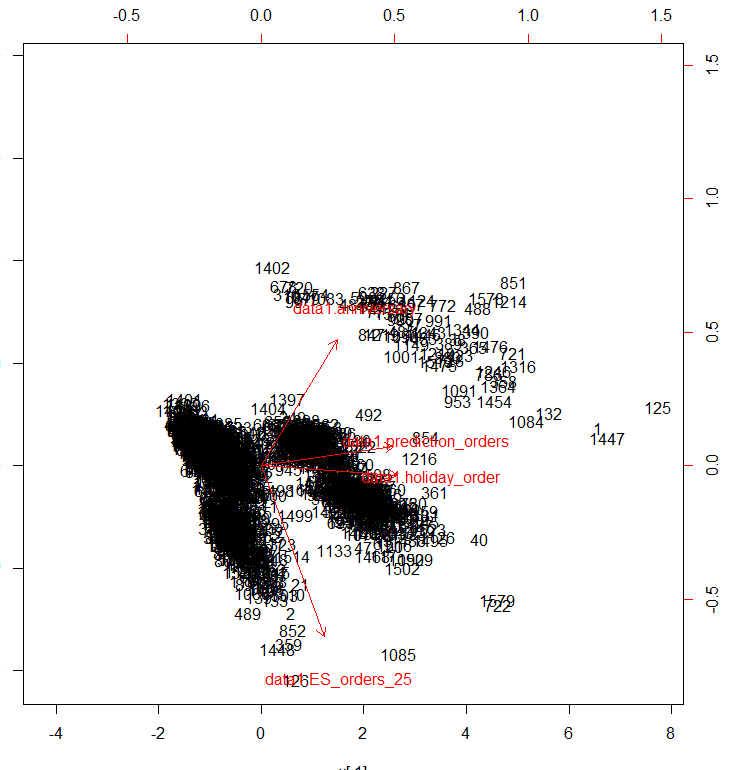

Recreate this plot in R.
data1 <- read.csv("d:\\shops_training27.csv", header=TRUE)
data2 <- read.csv("d:\\shops_test27.csv", header=TRUE)


#################### 휴일 1
data1$anniversary <- ifelse(data1$anniversary == "평일", 0, 1)
data1$before_anniversary <- ifelse(data1$before_anniversary == "평일", 0, 1)
data1$after_anniversary <- ifelse(data1$after_anniversary == "평일", 0, 1)

data2$anniversary <- ifelse(data2$anniversary == "평일", 0, 1)
data2$before_anniversary <- ifelse(data2$before_anniversary == "평일", 0, 1)
data2$after_anniversary <- ifelse(data2$after_anniversary == "평일", 0, 1)

data1$isHoliday <- ifelse(data1$isHoliday == TRUE, 1, 0)
data1$before_isHoliday <- ifelse(data1$before_isHoliday == TRUE, 1, 0)
data1$after_isHoliday <- ifelse(data1$after_isHoliday == TRUE, 1, 0)

data2$isHoliday <- ifelse(data2$isHoliday == TRUE, 1, 0)
data2$before_isHoliday <- ifelse(data2$before_isHoliday == TRUE, 1, 0)
data2$after_isHoliday <- ifelse(data2$after_isHoliday == TRUE, 1, 0)

#################### 비 안개 1
data1$fog <- ifelse(data1$fog == TRUE, 1, 0)
data1$rain <- ifelse(data1$rain == TRUE, 1, 0)

data2$fog <- ifelse(data2$fog == TRUE, 1, 0)
data2$rain <- ifelse(data2$rain == TRUE, 1, 0)


################ 변수 표준화 
d <- data.frame(data1$prediction_orders, data1$anniversary, data1$ES_orders_25, data1$holiday_order)
s_d <- scale(d)

s_anni <- scale(data1$anniversary)
s_pre <- scale(data1$prediction_orders)
s_ES25 <- scale(data1$ES_orders_25)
s_holior <- scale(data1$holiday_order)
############## 상관행렬 구하기 
corr <- cor(d)
round(corr, 2)

############## 고유값 
eg <- eigen(cor(s_d))
sc <- s_d %*% eg$vectors[,1:2]

############## 주성분 
z1 <- (-0.6199058)*s_pre + (-0.3541140)*s_anni + (-0.2938699)*s_ES25 + (-0.6355790)*s_holior
z2 <- (-0.09004810)*s_pre + (-0.58925330)*s_anni + (0.80162510)*s_ES25 + (0.04548717)*s_holior


biplot(-sc, -eg$vectors[,1:2])
rownames(eg$vectors) = colnames(d)
s <- princomp(d, cor=TRUE)
summary(s)

#################### 범위 18등분
range(data1$class_orders)
data1_range <- (max(data1$class_orders) - min(data1$class_orders)) / 18

rv <- seq(from = 20, by = data1_range, to = 422)

data1$class_orders <- as.numeric(cut(data1$class_orders, rv, label = c(1:18)))
data2$class_orders <- as.numeric(cut(data2$class_orders, rv, label = c(1:18)))

table(data1$class_orders)
table(data2$class_orders)



######################### MAPE
MAPE <- function(y, exp_y){
  return( sum(abs(y - exp_y)/y)/length(y) * 100 )
}


######################### Confusion Matrix 출력 및 모델 성능 분석 함수
calculate <- function(actual, predicted){ # 패러미터는 모두 벡터
  
  predicted <- round(predicted)
  res <- actual - predicted
  res_table <- table(res)
  
  tp_range <- ifelse(-1 <= res & res <= 1, 1, 0)
  fp_range <- ifelse(res > 1, 1, 0)
  fn_range <- ifelse(res < -1, 1, 0)
  
  tp <- sum(tp_range) # 실제 값과 일치하며 양수
  fp <- sum(fp_range) # 불일치 양수 값
  fn <- sum(fn_range) # 불일치 음수 값
  
  P <- tp / (tp + fp)
  R <- tp / (tp + fn)
  F_measure <- 2 * R * P / (R+P)
  
  # Confusion Matrix
  conf_matrix <- matrix( c(tp, fp, fn, NA), nrow = 2, ncol = 2)
  colnames(conf_matrix) = c("Forecast = P", " N")
  rownames(conf_matrix) = c("TP FN", "FP TN")
  
  cat("True Positive  : ", tp, "\n",
      "False Positive : ", fp, "\n",
      "False Negative : ", fn, "\n\n",
      "-----------------------\n",
      "Total          : ", length(predicted), "/", length(actual), "\n\n",
      
      "MAPE      : ", MAPE(actual, predicted), "\n",
      "Precision : ", P, "\n",
      "Recall    : ", R, "\n",
      "F-Measure : ", F_measure, "\n\n")
  
  return (conf_matrix)
  
}

install.packages("tree")
library(tree)

attach(data1)

mytree <- tree(class_orders~ anniversary
               + prediction_orders
               + holiday_order
               ,data1)
summary(mytree)
plot(mytree)
text(mytree, all = T)

pred <- predict(mytree, newdata = data2)
pred_round <- round(pred)

table(data2$class_orders - pred_round)

calculate(data2$class_orders, pred)
